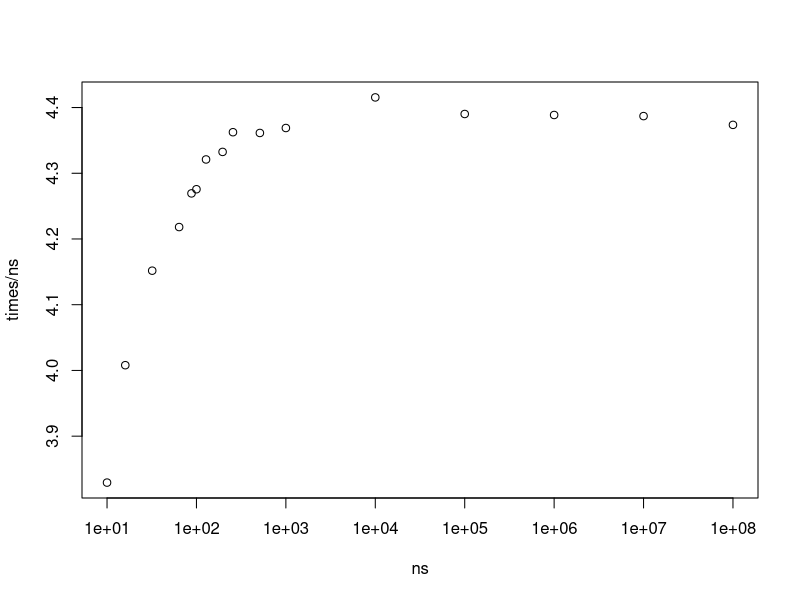

Reproduce this figure in R.
# quickselect.R
# Author: Naftali Harris

qsSimul <- function(n, target) {
    pivot <- sample(n, 1)
    if(target < pivot) {
        return(n + qsSimul(pivot, target))
    }
    else if (target > pivot) {
        return(n + qsSimul(n - pivot, target - pivot))
    }
    else {
        return(n)
    }
}

reps <- 5000
ns <- c(10^(1:8), 16, 32, 64, 88, 128, 196, 256, 512)
times <- sapply(ns, function(n) {mean(replicate(reps, n + qsSimul(n, n / 2))) })

plot(ns, times / ns, log="x")
